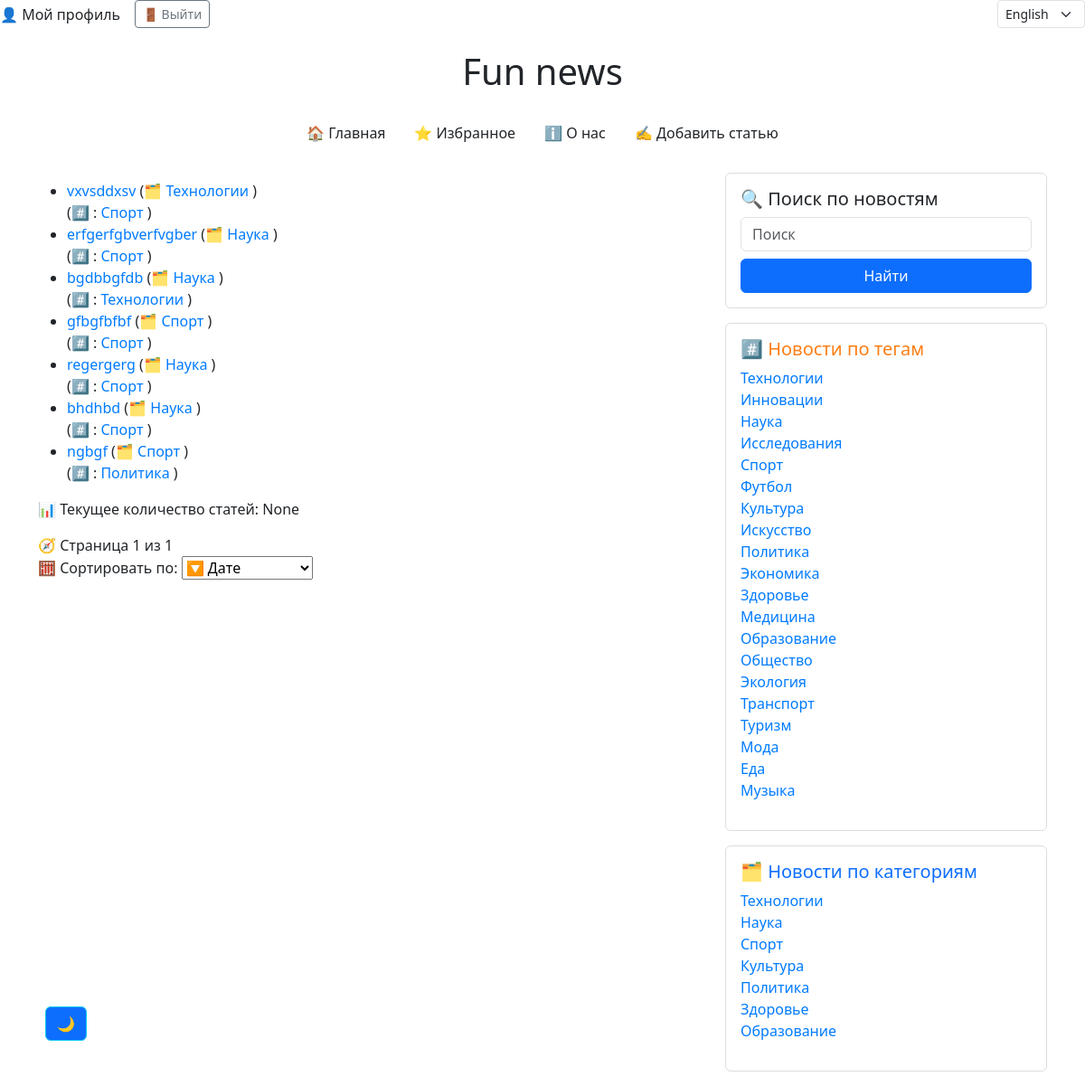
The app's page /profiles/user_articles/ (signed in), older data.
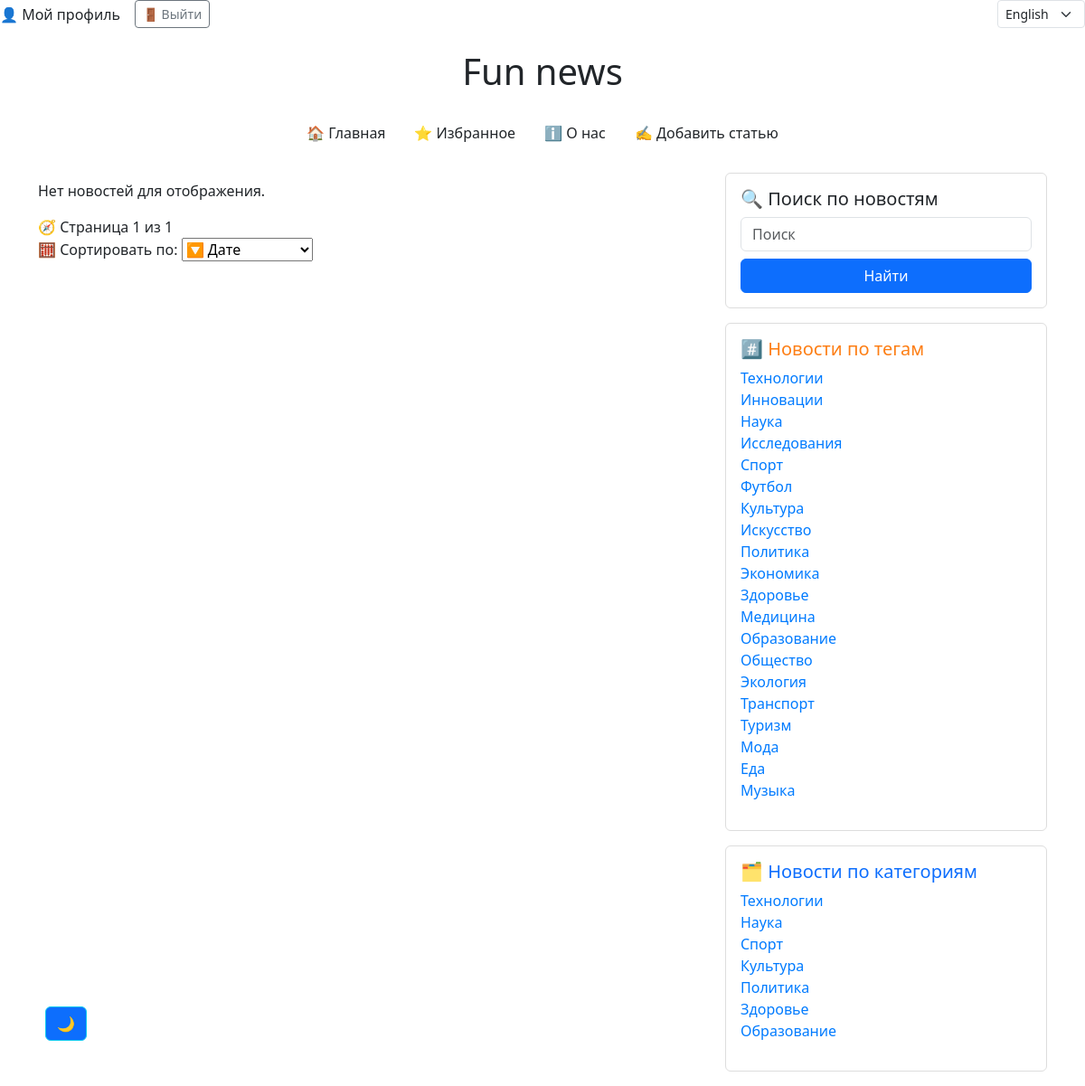
The same page, newer data.
### news/models.py (models this page shows, shortened)
class Article(models.Model):
    title = models.CharField(max_length=255, verbose_name='Заголовок')
    content = models.TextField(verbose_name='Содержание')
    publication_date = models.DateTimeField(default=timezone.now, verbose_name='Дата публикации')
    views = models.IntegerField(default=0, verbose_name='Просмотры')
    category = models.ForeignKey("Category", on_delete=models.CASCADE, verbose_name='Категория', blank=True,
                              null=True)
    tags = models.ManyToManyField("Tag", related_name='articles', verbose_name='Теги', blank=True)
    likes_count = models.IntegerField(default=0)
    favourites_count = models.IntegerField(default=0)
    is_active = models.BooleanField(default=True,  verbose_name='Теги')
    slug = models.SlugField(blank=True, null=True, unique=True)
    image = models.ImageField(upload_to='articles/%Y/%m/%d/',
                              validators=[FileExtensionValidator(['jpg', 'jpeg', 'png', 'jpeg'])],
                              blank=True,
                              null=True)
    author = models.ForeignKey(get_user_model(), on_delete=models.SET_NULL, null=True,
                               default=None, verbose_name='Author')
    class Meta:
        verbose_name = 'Статья'
        verbose_name_plural = 'Статьи'
        ordering = ['-publication_date']
        permissions = [
        ('publish_article', 'Publish Article'),
            ('make_active', 'Make Active'),
        ]

class Category(models.Model):
    name = models.CharField(max_length=255, unique=True)
    class Meta:
        verbose_name = 'Категория'  # единственное число для отображения в админке
        verbose_name_plural = 'Категории'  # мн. число для отображения в админке

class Tag(models.Model):
    name = models.CharField(max_length=255, unique=True)
    class Meta:
        verbose_name = 'Тег'  # единственное число для отображения в админке
        verbose_name_plural = 'Теги'  # мн. число для отображения в админке

### profiles/views.py (the view)
# urls.py: path('user_articles/', user_articles, name='user_articles'),
@login_required
def user_articles(request):
    username = request.user.username
    all_tags = Tag.objects.all()
    all_categories = Category.objects.all()
    user_articles = Article.objects.filter(author_id=request.user.id)
    news_list = Article.objects.filter(is_active=True, author_id=request.user.id)
    paginator = Paginator(news_list, 10)  # 10 статей на страницу
    page_number = request.GET.get('page')
    page_obj = paginator.get_page(page_number)
    context = {
        'username': username,
        'all_tags': all_tags,
        'all_categories': all_categories,
        'user_articles': user_articles,
        'page_obj': page_obj,
    }
    return render(request, 'news/catalog.html', context=context)

### news/context_processors.py (called while the page is built)
def global_settings(request):
    if cache.get('favourite_count') is None:
        cache.set('favourite_count', Favourite.objects.count(), 60 * 15)
    if cache.get('like_count') is None:
        cache.set('like_count', Like.objects.count(), 60 * 15)
    if cache.get('articles_count') is None:
        cache.set('articles_count', Article.objects.count(), 60 * 15)
    if cache.get('all_tags_count') is None:
        cache.set('all_tags_count', Tag.objects.count(), 60 * 15)
    if cache.get('all_categories_count') is None:
        cache.set('all_categories_count', Category.objects.count(), 60 * 15)
    return {
        'favourites_count': cache.get('favourite_count'),
        'likes_count': cache.get('like_count'),
        'articles_count': cache.get('articles_count'),
    }

### news/templates/news/catalog.html (shortened to what this page needs)
{% extends 'news/base.html' %}
{% load i18n %}
    {% block content %}
    <section class="news">
        {% if page_obj %}
            <ul>
                {% for item in page_obj %}
                    <li>
                        <a href="{% url 'news:article_detail' slug=item.slug %}">{{ item.title }}</a>
                        {% if item.category %}
                            <span class="category">
                                ({% trans '🗂️' %}
                                <a href="{% url 'news:news_by_category' item.category.name %}">
                                    {{ item.category.name }}
                                </a>)
                            </span>
                        {% endif %}
                        <br>
                        {% if item.tags.all %}
                            <span class="tags">
                                ({% trans '#️⃣ :' %}
                                {% for tag in item.tags.all %}
                                    <a href="{% url 'news:news_by_tag' tag.name %}">{{ tag.name }}</a>{% if not forloop.last %}, {% endif %}
                                {% endfor %}
                                )
                            </span>
                        {% endif %}
                    </li>
                {% endfor %}
            </ul>
            <p>{% trans '📊 Текущее количество статей:' %} {{ articles_count }}</p>
        {% else %}
            <p>{% trans 'Нет новостей для отображения.' %} </p>
        {% endif %}
        <div class="pagination">
            <span class="step-links">
                <span class="current-page">
                    {% trans '🧭 Страница' %} {{ page_obj.number }} из {{ page_obj.paginator.num_pages }}
                </span>
            </span>
        </div>
        <form method="get" class="mb-4">
        <label for="sort">{% trans '🧮 Сортировать по:' %} </label>
        <select name="sort" id="sort" onchange="this.form.submit()">
        <option value="date" {% if sort == "date" %}selected{% endif %}>{% trans '🔽 Дате' %} </option>
        </select>
        </form>
    </section>
    {% endblock %}

### news/templates/news/base.html (shortened to what the changed rows need)
{% load static %}
{% load i18n %}
<!DOCTYPE html>
<html lang="ru">
<head>
    <link href="https://cdn.jsdelivr.net/npm/bootstrap@5.3.0/dist/css/bootstrap.min.css" rel="stylesheet">
    <link href="https://cdn.jsdelivr.net/npm/aos@2.3.4/dist/aos.css" rel="stylesheet">
    <link rel="stylesheet" href="https://unpkg.com/leaflet@1.9.4/dist/leaflet.css"/>
    <link rel="stylesheet" type="text/css" href="{% static 'css/style.css' %}">
</head>
<body>
      {% get_current_language as LANGUAGE_CODE %}
        {% get_available_languages as LANGUAGES %}
    <div class="container mt-4">
    <h1 class="text-center mb-4">Fun news</h1>
    <div class="row">
    <div class="col-md-8">
        {% block content %}{% endblock %}
    </div>
    {% if user.is_authenticated %}
    {% if all_tags and all_categories %}
    <aside class="col-md-4">
        <div class="card mb-3 p-3">
            {% if all_tags %}
                <ul class="list-unstyled">
                    {% for tag in all_tags %}
                        <li><a href="{% url 'news:news_by_tag' tag.name %}">{{ tag.name }}</a></li>
                    {% endfor %}
                </ul>
            {% else %}
                <p>{% trans '😕 Нет доступных тегов.' %}</p>
            {% endif %}
        </div>
        <div class="card mb-3 p-3">
            {% if all_categories %}
                <ul class="list-unstyled">
                    {% for category in all_categories %}
                        <li><a href="{% url 'news:news_by_category' category.name %}">{{ category.name }}</a></li>
                    {% endfor %}
                </ul>
            {% else %}
                <p>{% trans '😕 Нет доступных категорий.' %}</p>
            {% endif %}
            {% endif %}
        </div>
    </aside>
  {%  endif %}
    </div>
    </div>
</body>
</html>

Row changes from the older to the newer data that the page shows:
removed Article: title "vxvsddxsv", category.name "Технологии", Tag (name "Спорт")
removed Article: title "erfgerfgbverfvgber", category.name "Наука", Tag (name "Спорт")
removed Article: title "bgdbbgfdb", category.name "Наука", Tag (name "Технологии")
removed Article: title "gfbgfbfbf", category.name "Спорт", Tag (name "Спорт")
removed Article: title "regergerg", category.name "Наука", Tag (name "Спорт")
removed Article: title "bhdhbd", category.name "Наука", Tag (name "Спорт")
removed Article: title "ngbgf", category.name "Спорт", Tag (name "Политика")
Text that changed along with them:
{{ articles_count }}: "None" → (not shown)
text no longer shown: "📊 Текущее количество статей:"
text now shown: "Нет новостей для отображения."
